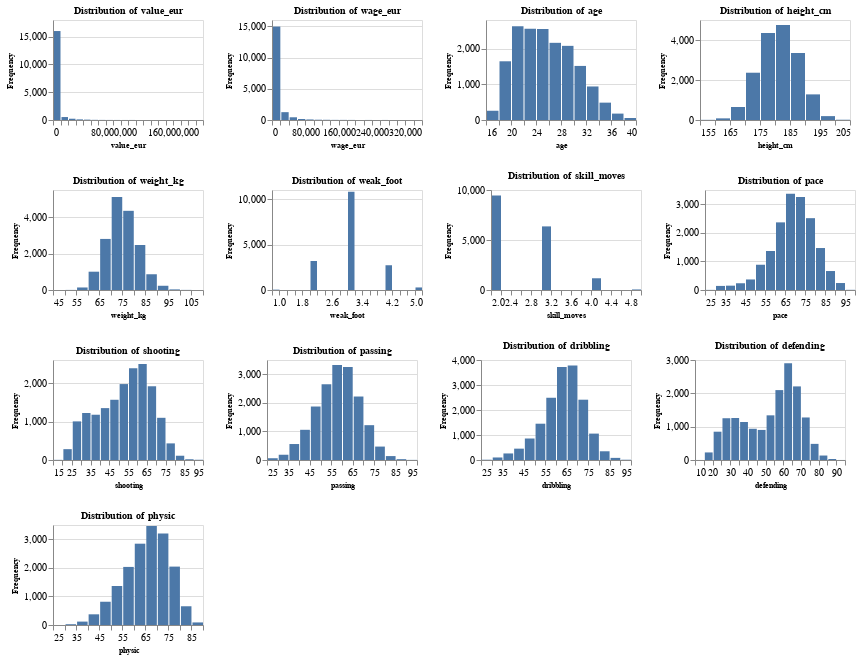

Source (notebook cell):
### Code cell
df_numeric = df.select_dtypes(include = ['int64', 'float64'])
df_numeric_list = df_numeric.columns
print(df_numeric_list)
# initialize an empty list to store the distribution of each numeric column
charts_numeric = []

# create a visualization of the distribution of each numeric column and store it in the `charts` list
for column in df_numeric_list:
    chart = alt.Chart(df).mark_bar().encode(
        alt.X(column, bin=alt.Bin(maxbins=20), title=f'{column}'),
        alt.Y('count()', title='Frequency')
    ).properties(
        width=150,
        height=100,
        title=f'Distribution of {column}'
    )
    charts_numeric.append(chart)
length = len(charts_numeric)
# # Create a 4x4 grid with all the distributions
# alt.vconcat(
#     alt.hconcat(*charts_numeric[:round(length/4)]),
#     alt.hconcat(*charts_numeric[round(length/4):round(length/2)]),
#     alt.hconcat(*charts_numeric[round(length/2):round(3*length/4)]),
#     alt.hconcat(*charts_numeric[round(3*length/4):length-1])
# ).configure_title(fontSize=10).configure_axis(titleFontSize=8)

alt.vconcat(
    alt.hconcat(*charts_numeric[:4]),
    alt.hconcat(*charts_numeric[4:8]),
    alt.hconcat(*charts_numeric[8:12]),
    alt.hconcat(*charts_numeric[12:16])
).configure_title(fontSize=10).configure_axis(titleFontSize=8)
